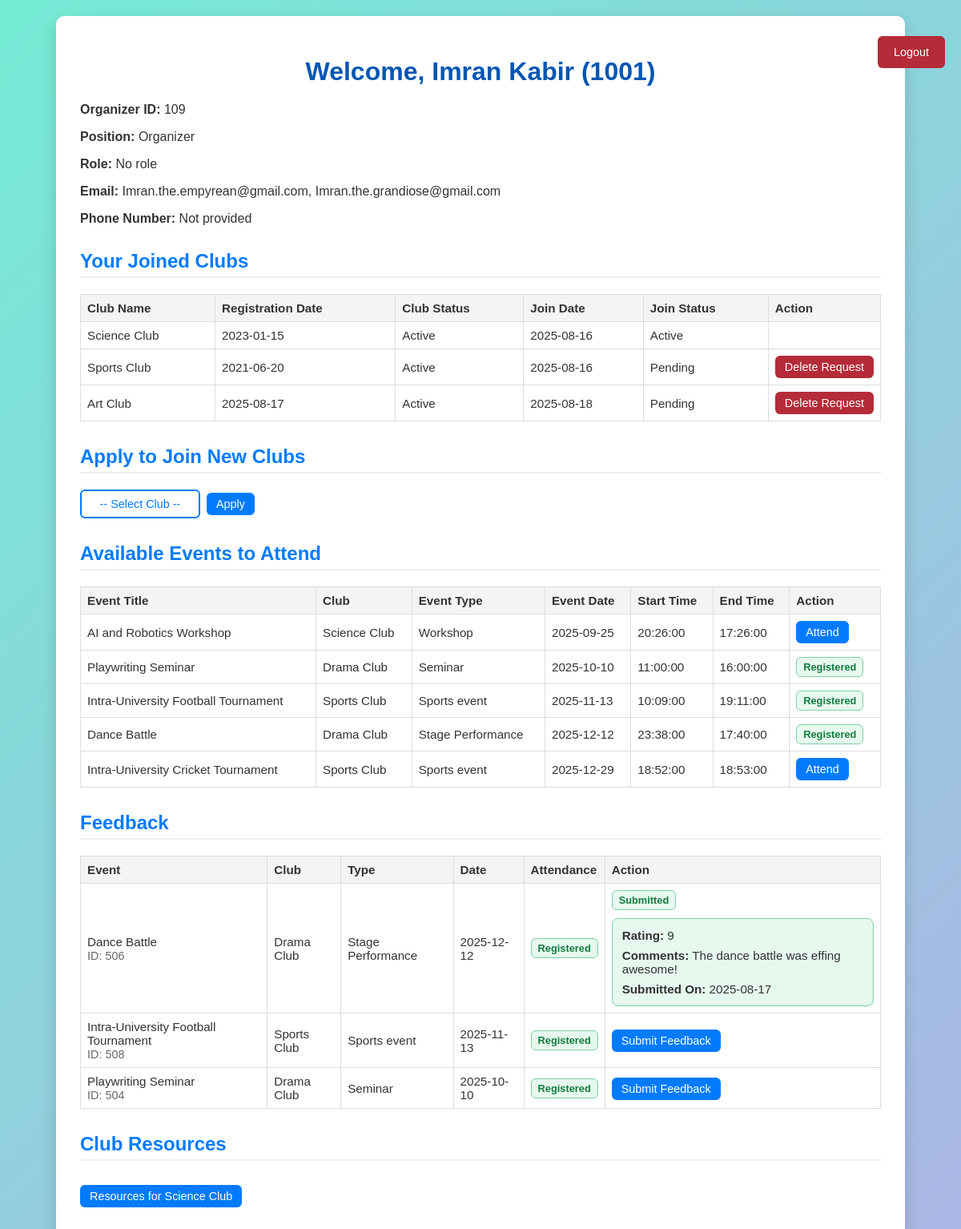
The app's page /member_dashboard.php (signed in), older data.
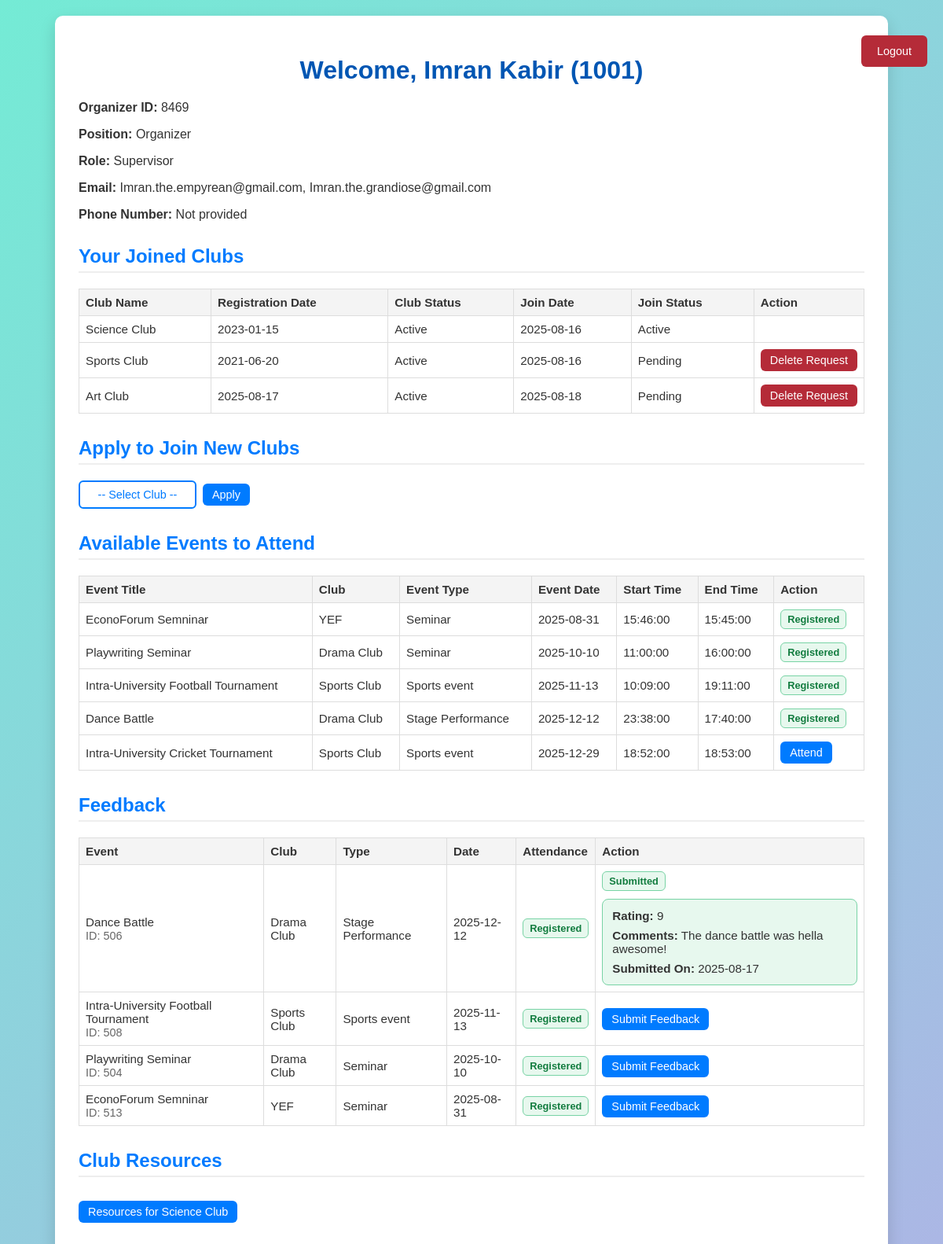
The same page, newer data.
### tables this page shows
CREATE TABLE `members` (
  `student_id` int(11) NOT NULL,
  `first_name` varchar(50) NOT NULL,
  `last_name` varchar(50) NOT NULL,
  `house_no` varchar(10) DEFAULT NULL,
  `street_no` varchar(20) DEFAULT NULL,
  `city` varchar(10) DEFAULT NULL,
  `date_of_birth` date DEFAULT NULL,
  `password` varchar(255) NOT NULL
);

CREATE TABLE `organizer` (
  `student_id` int(11) NOT NULL,
  `org_id` int(11) NOT NULL,
  `work_hours` int(11) DEFAULT NULL
);

CREATE TABLE `joins` (
  `student_id` int(11) NOT NULL,
  `club_id` int(11) NOT NULL,
  `join_date` date DEFAULT NULL,
  `join_status` varchar(20) DEFAULT NULL
);

CREATE TABLE `clubs` (
  `club_id` int(11) NOT NULL,
  `club_name` varchar(100) NOT NULL,
  `registration_date` date NOT NULL,
  `status` varchar(20) NOT NULL
);

CREATE TABLE `events` (
  `event_id` int(11) NOT NULL,
  `club_id` int(11) DEFAULT NULL,
  `title` varchar(100) DEFAULT NULL,
  `event_type` varchar(50) DEFAULT NULL,
  `event_date` date DEFAULT NULL,
  `start_time` time DEFAULT NULL,
  `end_time` time DEFAULT NULL,
  `approval_status` varchar(20) DEFAULT NULL,
  `total_budget` decimal(10,2) DEFAULT NULL
);

CREATE TABLE `partakes` (
  `student_id` int(11) NOT NULL,
  `event_id` int(11) NOT NULL,
  `attendee_id` int(11) NOT NULL,
  `attendance_status` varchar(20) DEFAULT NULL
);

CREATE TABLE `feedback` (
  `feedback_id` int(11) NOT NULL,
  `student_id` int(11) NOT NULL,
  `event_id` int(11) NOT NULL,
  `rating` int(11) NOT NULL DEFAULT 0,
  `comments` text NOT NULL,
  `submitted_on` date NOT NULL
);

CREATE TABLE `supervisor` (
  `student_id` int(11) DEFAULT NULL,
  `org_id` int(11) DEFAULT NULL,
  `sup_id` int(11) NOT NULL,
  `start_date` date DEFAULT NULL,
  `end_date` date DEFAULT NULL
);

### member_dashboard.php (the view, shortened to what this page needs)
<?php
include 'connection.php';
$student_id = (int)$_SESSION['student_id'];
$sql_member = "SELECT * FROM members WHERE student_id = $student_id";
$res = mysqli_query($conn, $sql_member);
$member = mysqli_fetch_assoc($res);
$sql_email = "SELECT email FROM Members_email WHERE student_id = $student_id";
$res_email = mysqli_query($conn, $sql_email);
$emails = [];
if ($res_email && mysqli_num_rows($res_email) > 0) {
    while ($row_email = mysqli_fetch_assoc($res_email)) {
        $emails[] = $row_email['email'];
    }
}
$phone_numbers = [];
$position = '';
$role = '';
$id_value = '';
$sql_pres = "SELECT * FROM president WHERE student_id = $student_id";
$res_pres = mysqli_query($conn, $sql_pres);
if ($res_pres && mysqli_num_rows($res_pres) > 0) {
    $pres = mysqli_fetch_assoc($res_pres);
    $position = 'Volunteer';
    $role = 'President';
    $id_value = $pres['president_id'];
} else {
    $sql_exec = "SELECT * FROM executive WHERE student_id = $student_id";
    $res_exec = mysqli_query($conn, $sql_exec);
    if ($res_exec && mysqli_num_rows($res_exec) > 0) {
        $exec = mysqli_fetch_assoc($res_exec);
        $position = 'Volunteer';
        $role = 'Executive';
        $id_value = $exec['exec_id'];
    } else {
        $sql_sup = "SELECT * FROM supervisor WHERE student_id = $student_id";
        $res_sup = mysqli_query($conn, $sql_sup);
        if ($res_sup && mysqli_num_rows($res_sup) > 0) {
            $sup = mysqli_fetch_assoc($res_sup);
            $position = 'Organizer';
            $role = 'Supervisor';
            $id_value = $sup['sup_id'];
        } else {
            $sql_org = "SELECT * FROM organizer WHERE student_id = $student_id";
            $res_org = mysqli_query($conn, $sql_org);
            if ($res_org && mysqli_num_rows($res_org) > 0) {
                $org = mysqli_fetch_assoc($res_org);
                $position = 'Organizer';
                $role = '';
                $id_value = $org['org_id'];
            }
        }
    }
}
$sql_joins = "
    SELECT j.club_id, j.join_date, j.join_status, c.club_name, c.registration_date, c.status
    FROM joins j
    JOIN clubs c ON j.club_id = c.club_id
    WHERE j.student_id = $student_id
";
$joined_clubs = [];
$res_joins = mysqli_query($conn, $sql_joins);
if ($res_joins && mysqli_num_rows($res_joins) > 0) {
    while ($row = mysqli_fetch_assoc($res_joins)) {
        $joined_clubs[] = $row;
    }
}
$sql_events = "
  SELECT
    e.event_id, e.club_id, e.title, e.event_type, e.event_date, e.start_time, e.end_time, e.approval_status,
    c.club_name,
    p.attendance_status AS my_attendance_status
  FROM events e
  JOIN clubs c ON e.club_id = c.club_id
  LEFT JOIN partakes p
    ON p.event_id = e.event_id
   AND p.student_id = $student_id
  WHERE e.event_date >= CURDATE()
    AND LOWER(e.approval_status) = 'approved'
  ORDER BY e.event_date ASC, e.start_time ASC
";
$events = [];
$res_events = mysqli_query($conn, $sql_events);
if ($res_events && mysqli_num_rows($res_events) > 0) {
    while ($row = mysqli_fetch_assoc($res_events)) {
        $events[] = $row;
    }
}
$sql_feedback_events = "
    SELECT
        e.event_id,
        e.title,
        e.event_date,
        e.event_type,
        c.club_name,
        p.attendance_status,
        f.feedback_id AS submitted_feedback_id
    FROM partakes p
    JOIN events e ON e.event_id = p.event_id
    JOIN clubs c ON c.club_id = e.club_id
    LEFT JOIN feedback f
       ON f.student_id = p.student_id
      AND f.event_id = p.event_id
    WHERE p.student_id = $student_id
      AND LOWER(p.attendance_status) = 'registered'
    ORDER BY e.event_date DESC, e.title ASC
";
$registered_events_for_feedback = [];
$res_fbe = mysqli_query($conn, $sql_feedback_events);
if ($res_fbe && mysqli_num_rows($res_fbe) > 0) {
    while ($row = mysqli_fetch_assoc($res_fbe)) {
        $registered_events_for_feedback[] = $row;
    }
}
?>
<!DOCTYPE html>
<html lang="en">
<head>
</head>
<body>
<div class="container">
  <h1>
    Welcome, <?php echo htmlspecialchars($member['first_name'] . " " . $member['last_name']) . " (" . htmlspecialchars($student_id) . ")"; ?>
  </h1>
  <p><strong><?php echo ($position === 'Organizer') ? 'Organizer ID' : 'Volunteer ID'; ?>:</strong> <?php echo htmlspecialchars($id_value); ?></p>
  <p><strong>Position:</strong> <?php echo htmlspecialchars($position); ?></p>
  <p><strong>Role:</strong> <?php echo htmlspecialchars($role ?: 'No role'); ?></p>
  <p><strong>Email:</strong>
    <?php
      if (!empty($emails)) {
        echo htmlspecialchars(implode(', ', $emails));
      } else {
        echo 'Not provided';
      }
    ?>
  </p>
  <p><strong>Phone Number:</strong>
    <?php
      if (!empty($phone_numbers)) {
        echo htmlspecialchars(implode(', ', $phone_numbers));
      } else {
        echo 'Not provided';
      }
    ?>
  </p>
  <h2>Your Joined Clubs</h2>
  <?php if (!empty($joined_clubs)): ?>
    <form method="post">
    <table>
        <thead>
            <tr>
                <th>Club Name</th>
                <th>Registration Date</th>
                <th>Club Status</th>
                <th>Join Date</th>
                <th>Join Status</th>
                <th>Action</th>
            </tr>
        </thead>
        <tbody>
            <?php foreach ($joined_clubs as $jc): ?>
                <tr>
                    <td><?php echo htmlspecialchars($jc['club_name']); ?></td>
                    <td><?php echo htmlspecialchars($jc['registration_date']); ?></td>
                    <td><?php echo htmlspecialchars($jc['status']); ?></td>
                    <td><?php echo htmlspecialchars($jc['join_date']); ?></td>
                    <td><?php echo htmlspecialchars($jc['join_status']); ?></td>
                    <td style="width:1%; white-space:nowrap; text-align:center;">
                        <?php if (strtolower($jc['join_status']) === 'pending'): ?>
                            <button type="submit" name="delete_join_id" value="<?php echo (int)$jc['club_id']; ?>" class="action-btn" style="background:#b52b38; margin-bottom:0; margin-top:0;">Delete Request</button>
                        <?php endif; ?>
                    </td>
                </tr>
            <?php endforeach; ?>
        </tbody>
    </table>
    </form>
  <?php else: ?>
      <p>You have not joined any clubs yet.</p>
  <?php endif; ?>
  <h2>Apply to Join New Clubs</h2>
  <form method="post" style="display: flex; align-items: center;">
    <select name="apply_club_id" required>
      <option value="">-- Select Club --</option>
    </select>
    <button type="submit" class="action-btn">Apply</button>
  </form>
  <h2>Available Events to Attend</h2>
  <?php if (!empty($events)): ?>
    <form method="post">
      <table>
        <thead>
          <tr>
            <th>Event Title</th>
            <th>Club</th>
            <th>Event Type</th>
            <th>Event Date</th>
            <th>Start Time</th>
            <th>End Time</th>
            <th>Action</th>
          </tr>
        </thead>
        <tbody>
          <?php foreach ($events as $event): ?>
            <tr>
              <td><?php echo htmlspecialchars($event['title']); ?></td>
              <td><?php echo htmlspecialchars($event['club_name']); ?></td>
              <td><?php echo htmlspecialchars($event['event_type']); ?></td>
              <td><?php echo htmlspecialchars($event['event_date']); ?></td>
              <td><?php echo htmlspecialchars($event['start_time']); ?></td>
              <td><?php echo htmlspecialchars($event['end_time']); ?></td>
              <td>
                <?php if (!empty($event['my_attendance_status']) && strtolower($event['my_attendance_status']) === 'registered'): ?>
                  <span class="badge badge-green">Registered</span>
                <?php else: ?>
                  <button type="submit" name="attend_event_id" value="<?php echo (int)$event['event_id']; ?>" class="action-btn">Attend</button>
                <?php endif; ?>
              </td>
            </tr>
          <?php endforeach; ?>
        </tbody>
      </table>
    </form>
  <?php else: ?>
    <p>No upcoming approved events available.</p>
  <?php endif; ?>
  <h2>Feedback</h2>
  <?php if (!empty($registered_events_for_feedback)): ?>
    <table>
      <thead>
        <tr>
          <th>Event</th>
          <th>Club</th>
          <th>Type</th>
          <th>Date</th>
          <th>Attendance</th>
          <th>Action</th>
        </tr>
      </thead>
      <tbody>
      <?php foreach ($registered_events_for_feedback as $fe): ?>
        <tr>
          <td>
            <?php echo htmlspecialchars($fe['title']); ?>
            <br><span class="muted">ID: <?php echo (int)$fe['event_id']; ?></span>
          </td>
          <td><?php echo htmlspecialchars($fe['club_name']); ?></td>
          <td><?php echo htmlspecialchars($fe['event_type']); ?></td>
          <td><?php echo htmlspecialchars($fe['event_date']); ?></td>
          <td>
            <?php if (strtolower($fe['attendance_status']) === 'registered'): ?>
              <span class="badge badge-green">Registered</span>
            <?php else: ?>
              <span class="badge badge-gray"><?php echo htmlspecialchars($fe['attendance_status']); ?></span>
            <?php endif; ?>
          </td>
          <td>
            <?php if (!empty($fe['submitted_feedback_id'])): ?>
              <span class="badge badge-green">Submitted</span>
              <?php
                $feedback_id = (int)$fe['submitted_feedback_id'];
                $sql_fb = "SELECT rating, comments, submitted_on FROM feedback WHERE feedback_id = $feedback_id";
                $res_fb = mysqli_query($conn, $sql_fb);
                if ($res_fb && $fb_row = mysqli_fetch_assoc($res_fb)):
              ?>
                <div style="border:1.5px solid #78d3a5; border-radius:8px; padding:12px; margin-top:10px; background:#e7f8ee;">
                  <div style="margin-bottom:8px;">
                    <strong>Rating:</strong> <?php echo (int)$fb_row['rating']; ?>
                  </div>
                  <div style="margin-bottom:8px;">
                    <strong>Comments:</strong> <?php echo htmlspecialchars($fb_row['comments']); ?>
                  </div>
                  <div>
                    <strong>Submitted On:</strong> <?php echo htmlspecialchars($fb_row['submitted_on']); ?>
                  </div>
                </div>
              <?php endif; ?>
            <?php else: ?>
              <a
                class="action-btn"
                href="feedback.php?event_id=<?php echo (int)$fe['event_id']; ?>"
                style="text-decoration:none;"
              >
                Submit Feedback
              </a>
            <?php endif; ?>
          </td>
        </tr>
      <?php endforeach; ?>
      </tbody>
    </table>
  <?php else: ?>
    <p class="muted">No registered events found to give feedback yet.</p>
  <?php endif; ?>
  <?php
  $show_resources_section = false;
  if ($position === 'Organizer' && !empty($id_value)) {
      foreach ($joined_clubs as $club) {
          if (in_array($club['join_status'], ['Approved', 'Active', 'Joined'])) {
              $show_resources_section = true;
              break;
          }
      }
  }
  ?>
  <?php if ($show_resources_section && !empty($joined_clubs)): ?>
      <h2>Club Resources</h2>
      <?php foreach ($joined_clubs as $club): ?>
          <?php if (in_array($club['join_status'], ['Approved', 'Active', 'Joined'])): ?>
              <p>
                  <a href="resources.php?club_id=<?php echo (int)$club['club_id']; ?>"
                     class="action-btn"
                     style="text-decoration:none; display:inline-block; margin-top:10px;">
                      Resources for <?php echo htmlspecialchars($club['club_name']); ?>
                  </a>
              </p>
          <?php endif; ?>
      <?php endforeach; ?>
  <?php endif; ?>
</div>
<div class="logout-btn">
    <a href="logout.php">Logout</a>
</div>
</body>
</html>
</body>
</html>

### member_dashboard.php (style rules this page uses)
.action-btn { background-color: #007BFF; color: white; border: none; border-radius: 6px; padding: 6px 12px; font-size: 0.9rem; cursor: pointer; transition: background-color 0.3s ease; }
form select[name="apply_club_id"] { background-color: transparent; color: #007BFF; border: 2px solid #007BFF; border-radius: 6px; padding: 6px 12px; font-size: 0.9rem; cursor: pointer; transition: border-color 0.3s ease; height: 36px; width: 150px; appearance: none; -webkit-appearance: none; -moz-appearance: none; text-align-last: center; margin-right: 8px; }
body { font-family: Arial, sans-serif; background: linear-gradient(135deg, #74ebd5 0%, #ACB6E5 100%); margin: 0; min-height: 100vh; padding: 20px; color: #333; }
.container { background: white; border-radius: 10px; padding: 30px; max-width: 1000px; margin: auto; box-shadow: 0 8px 20px rgba(0,0,0,0.15); position: relative; }
h1 { text-align: center; color: #0056b3; margin-bottom: 20px; }
h2 { color: #007BFF; border-bottom: 2px solid #eee; padding-bottom: 5px; margin-top: 30px; }
table { width: 100%; border-collapse: collapse; margin-top: 15px; }
th, td { border: 1px solid #ddd; padding: 8px; font-size: 0.95rem; }
th { background-color: #f4f4f4; text-align: left; }
.logout-btn { position: absolute; top: 20px; right: 20px; display: block; margin-top: 25px; text-align: center; }
.logout-btn a { display: inline-block; padding: 12px 20px; background-color: #b52b38; color: #fff; text-decoration: none; border-radius: 6px; font-size: 0.9rem; transition: background-color 0.3s ease; }
.badge { display: inline-block; padding: 4px 8px; border-radius: 6px; font-size: 0.8rem; font-weight: 700; }
.badge-green { background: #e7f8ee; color:#127c3f; border:1px solid #78d3a5; }
.muted { color:#666; font-size:0.9rem; }

Row changes from the older to the newer data that the page shows:
no longer on this page (row unchanged): organizer: org "109"
removed events: title "AI and Robotics Workshop", club.club_name "Science Club", event_type "Workshop", event_date "2025-09-25", start_time "20:26:00", end_time "17:26:00", $event['event_id'] 510 (drawn)
added supervisor: sup_id "8469"
added events: title "EconoForum Semninar", club.club_name "YEF", event_type "Seminar", event_date "2025-08-31", start_time "15:46:00", end_time "15:45:00", shows "Registered"
computed for partakes "Dance Battle": feedback.comments "The dance battle was effing awesome!" → "The dance battle was hella awesome!"
added partakes: event.title "EconoForum Semninar", event.event_id "513", clubs.club_name "YEF", event.event_type "Seminar", event.event_date "2025-08-31", attendance_status "Registered"
Text that changed along with them:
$role ?: 'No role': "No role" → "Supervisor"
